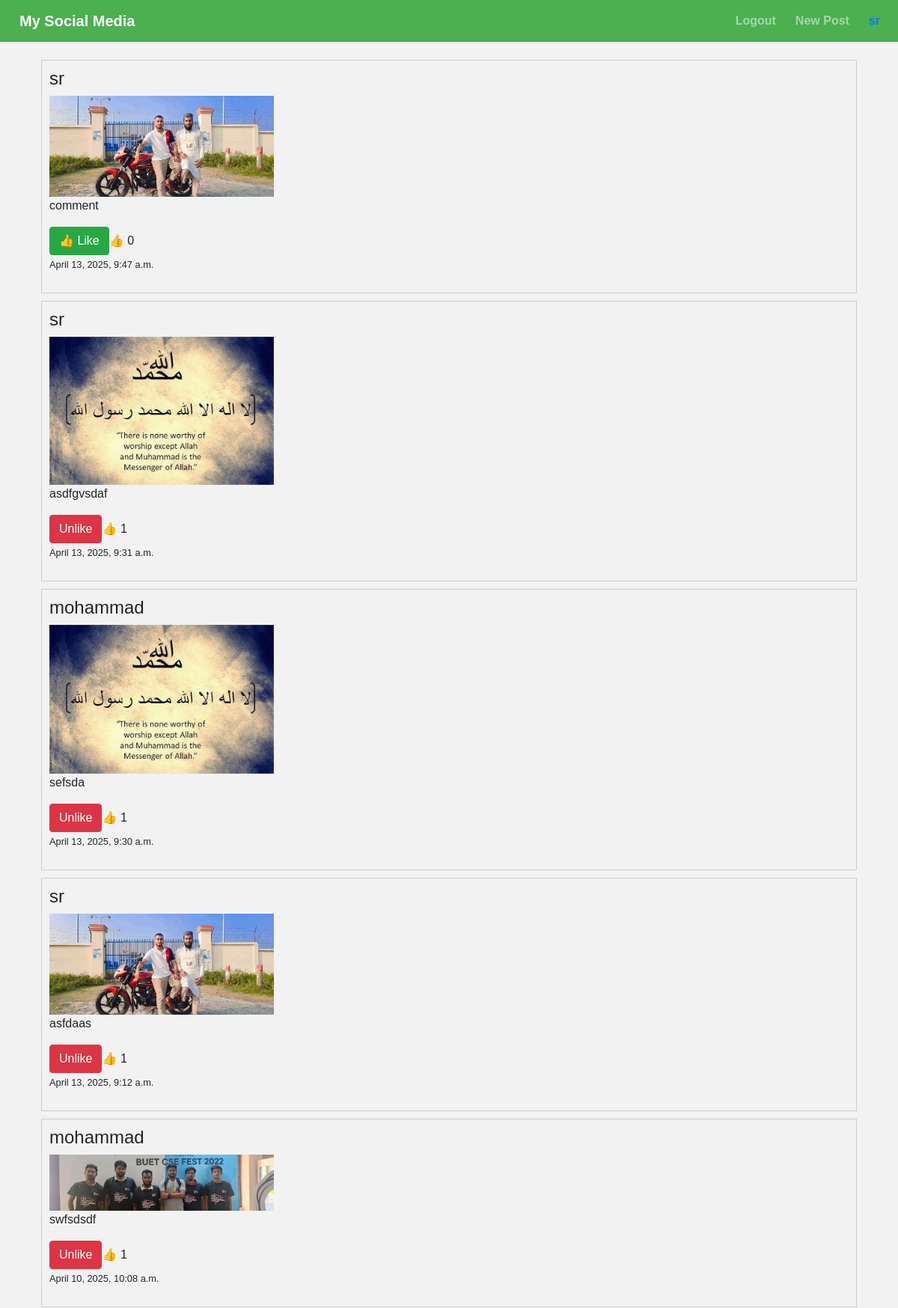
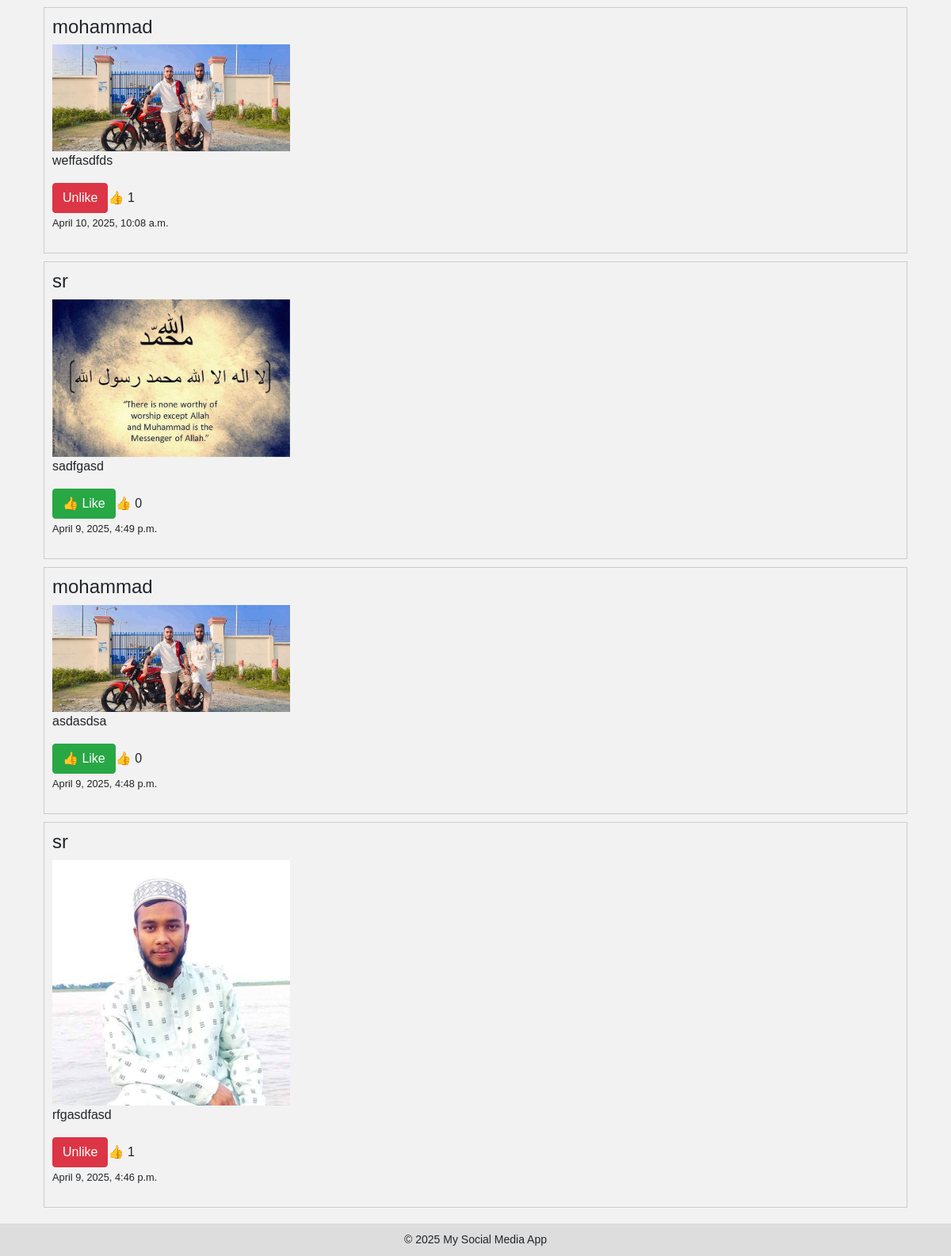
The page /Posts/homepage/ (signed in) on the database its author committed (2 pictures, top to bottom).
### Posts/models.py (models this page shows, shortened)
class PostModel(models.Model):
    profile = models.ForeignKey(ProfileModel, on_delete=models.CASCADE, related_name='posts')
    caption = models.TextField()
    image = models.ImageField(upload_to='post_images/')
    created_at = models.DateTimeField(auto_now_add=True)
    likes = models.ManyToManyField(User, related_name='liked_posts', blank=True)
    def total_likes(self):
        return self.likes.count()

### Accounts/models.py (models this page shows, shortened)
class ProfileModel(models.Model):
    user = models.OneToOneField(User, on_delete=models.CASCADE)
    caption = models.TextField(blank=True, null=True)
    profile_picture = models.ImageField(upload_to='profile_pics/', blank=True, null=True)

### Posts/views.py (the view)
# urls.py: path('homepage/', views.homepage_view, name='homepage'),
@login_required
def homepage_view(request):
    posts = PostModel.objects.all().order_by('-created_at')
    return render(request, 'homepage.html', {'posts': posts})

### Posts/templates/homepage.html (shortened to what this page needs)
{% extends 'base.html' %}
{% block content %}
{% for post in posts %}
  <div style="border:1px solid #ccc; padding:10px; margin:10px;">
    <h4>{{ post.profile.user.username }}</h4>
    <img src="{{ post.image.url }}" style="width:300px;"><br>
    <p>{{ post.caption }}</p>
    <form action="{% url 'like_post' post.id %}" method="POST" class="d-flex align-items-center gap-2">
        <button type="submit" class="btn {% if user in post.likes.all %}btn-danger{% else %}btn-success{% endif %}">
          {% if user in post.likes.all %}
              Unlike
          {% else %}
              👍 Like
          {% endif %}
      </button>
        <span>👍 {{ post.total_likes }}</span>
    </form>
    <p><small>{{ post.created_at }}</small></p>
  </div>
{% empty %}
  <p>No posts yet.</p>
{% endfor %}
{% endblock %}

### Accounts/templates/base.html (shortened to what this page needs)
<!DOCTYPE html>
<html lang="en">
<head>
    <link href="https://stackpath.bootstrapcdn.com/bootstrap/4.5.2/css/bootstrap.min.css" rel="stylesheet">
    {% load static %}
    <link rel="stylesheet" href="{% static 'css/profile.css' %}">
<body>
    <nav class="navbar navbar-expand-lg navbar-dark">
        <a class="navbar-brand" href="/Posts/homepage/">My Social Media</a>
        <div class="collapse navbar-collapse justify-content-end">
            <ul class="navbar-nav">
                {% if user.is_authenticated %}
                    <li class="nav-item">
                        <a class="nav-link" href="{% url 'logout' %}">Logout</a>
                    </li>
                    <li class="nav-item">
                        <a class="nav-link" href="{% url 'create_post' %}">New Post</a>
                    </li>
                    <li class="nav-item">
                        <a class="nav-link" href="{% url 'myprofile' %}" style="display: inline-flex; align-items: center; text-decoration: none;">
                            <span style="font-weight: bold; color: #007bff;">{{ user.username }}</span>
                        </a>
                    </li>
                {% endif %}
            </ul>
        </div>
    </nav>
    <div class="container mt-4">
        {% block content %}{% endblock %}
    </div>
    <footer class="footer">
        &copy; 2025 My Social Media App
    </footer>
</body>
</html>

### Accounts/templates/base.html (style rules this page uses)
body { font-family: Arial, sans-serif; background-color: #f2f2f2; margin: 0; padding: 0; }
.navbar { background-color: #4CAF50; }
.navbar a { color: white; margin-left: 10px; text-decoration: none; font-weight: bold; }
.footer { background-color: #ddd; text-align: center; padding: 10px; margin-top: 20px; font-size: 14px; }

### rows shown on the page
PostModel: profile.user.username "sr", image (picture), caption "comment", shows "👍 Like", total_likes "0", created_at "April 13, 2025, 9:47 a.m."
PostModel: profile.user.username "sr", image (picture), caption "asdfgvsdaf", shows "Unlike", total_likes "1", created_at "April 13, 2025, 9:31 a.m."
PostModel: profile.user.username "mohammad", image (picture), caption "sefsda", shows "Unlike", total_likes "1", created_at "April 13, 2025, 9:30 a.m."
PostModel: profile.user.username "sr", image (picture), caption "asfdaas", shows "Unlike", total_likes "1", created_at "April 13, 2025, 9:12 a.m."
PostModel: profile.user.username "mohammad", image (picture), caption "swfsdsdf", shows "Unlike", total_likes "1", created_at "April 10, 2025, 10:08 a.m."
PostModel: profile.user.username "mohammad", image (picture), caption "weffasdfds", shows "Unlike", total_likes "1", created_at "April 10, 2025, 10:08 a.m."
PostModel: profile.user.username "sr", image (picture), caption "sadfgasd", shows "👍 Like", total_likes "0", created_at "April 9, 2025, 4:49 p.m."
PostModel: profile.user.username "mohammad", image (picture), caption "asdasdsa", shows "👍 Like", total_likes "0", created_at "April 9, 2025, 4:48 p.m."
PostModel: profile.user.username "sr", image (picture), caption "rfgasdfasd", shows "Unlike", total_likes "1", created_at "April 9, 2025, 4:46 p.m."

### other values the page prints
{{ user.username }} "sr"
